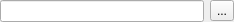
<?xml version="1.0" encoding="UTF-8"?>
<ui version="4.0">
 <class>Widget_ShaderParameter_Texture</class>
 <widget class="QWidget" name="Widget_ShaderParameter_Texture">
  <property name="geometry">
   <rect>
    <x>0</x>
    <y>0</y>
    <width>234</width>
    <height>20</height>
   </rect>
  </property>
  <property name="windowTitle">
   <string>Form</string>
  </property>
  <layout class="QHBoxLayout" name="horizontalLayout">
   <property name="leftMargin">
    <number>0</number>
   </property>
   <property name="topMargin">
    <number>0</number>
   </property>
   <property name="rightMargin">
    <number>0</number>
   </property>
   <property name="bottomMargin">
    <number>0</number>
   </property>
   <item>
    <widget class="QLineEdit" name="lineEdit_path">
     <property name="readOnly">
      <bool>true</bool>
     </property>
    </widget>
   </item>
   <item>
    <widget class="QToolButton" name="toolButton_path">
     <property name="text">
      <string>...</string>
     </property>
    </widget>
   </item>
  </layout>
 </widget>
 <resources/>
 <connections/>
</ui>
